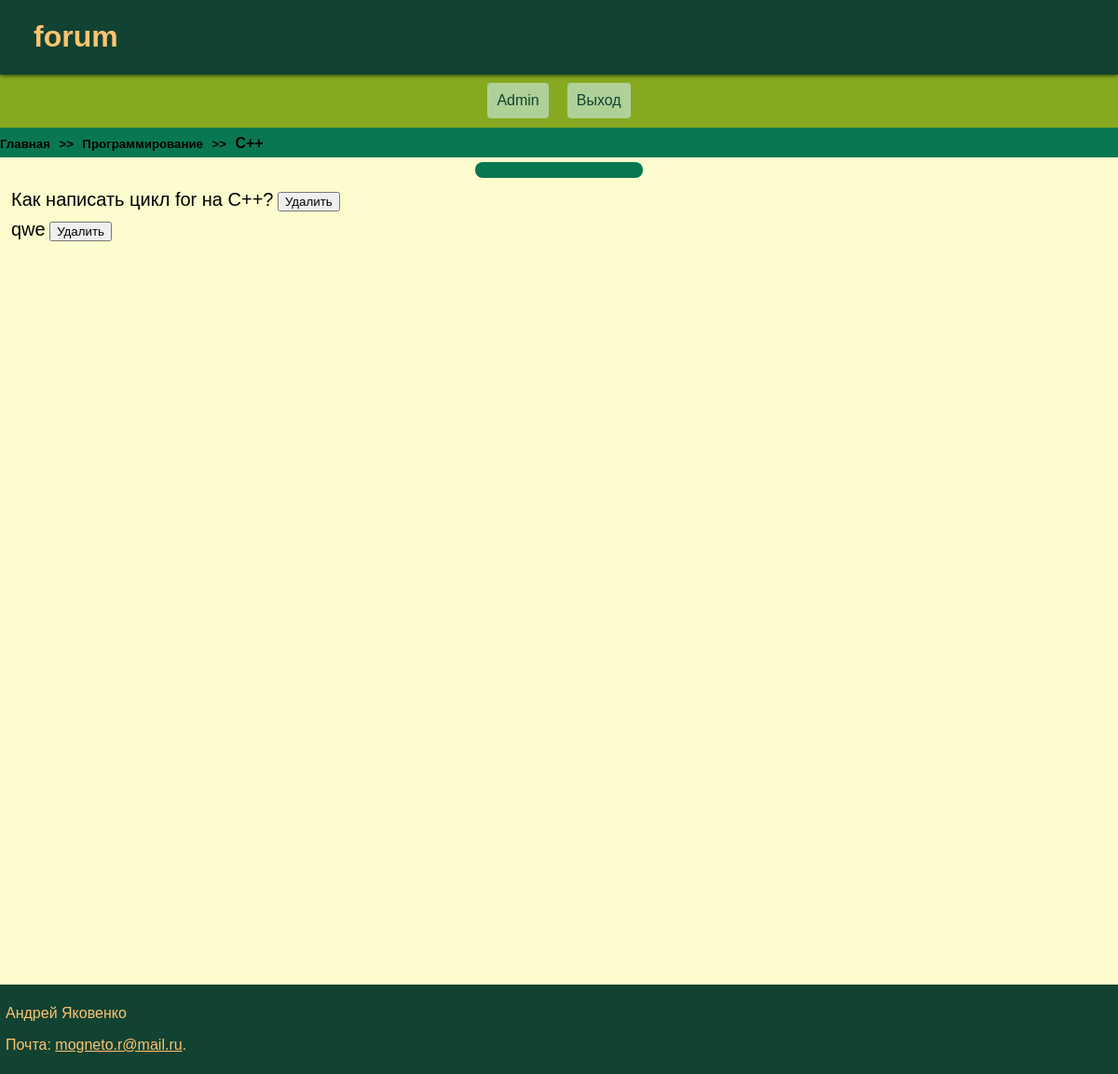
Page /topic_detail/2 (signed in) on the earlier database version.
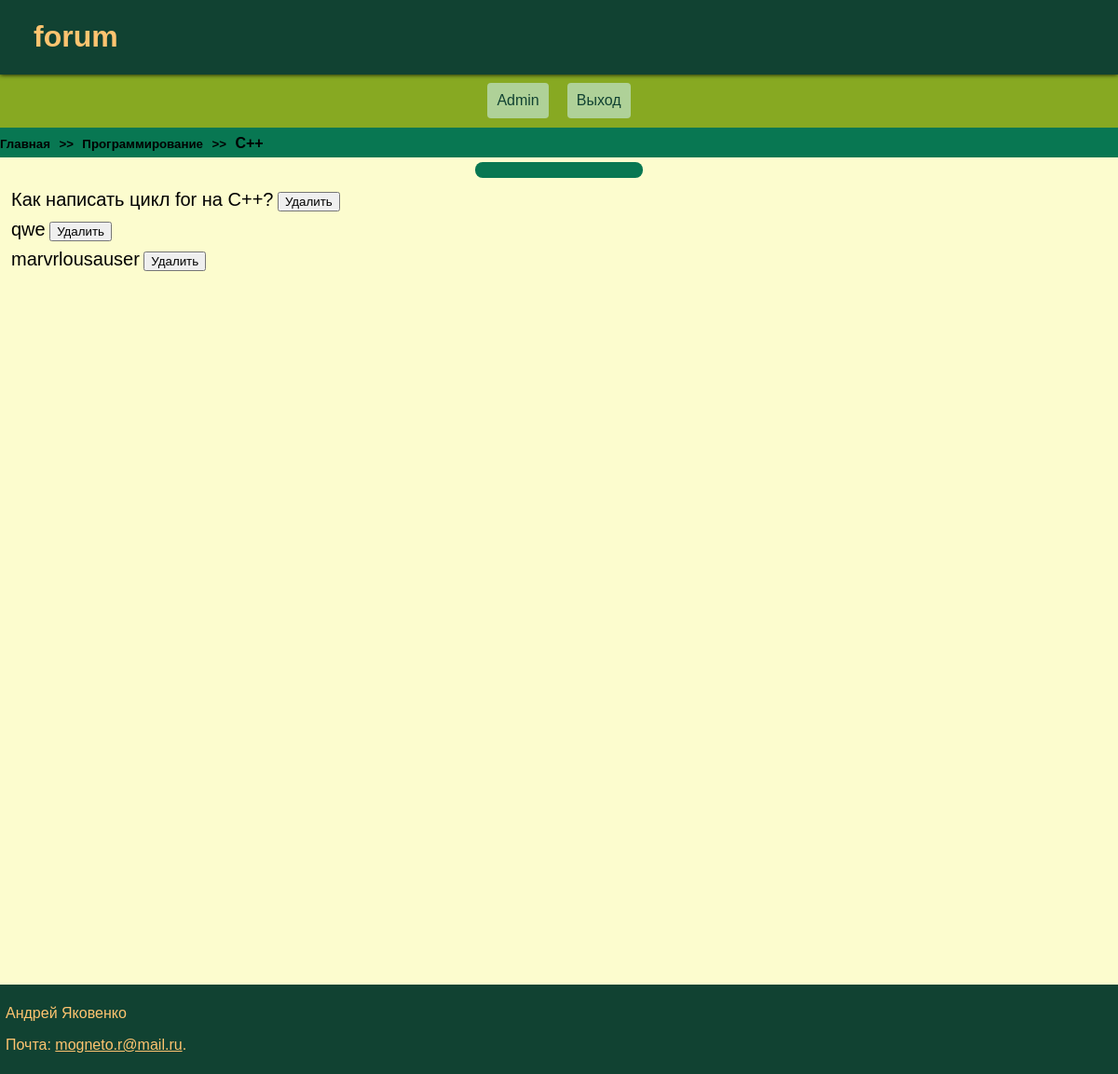
Same page on the later database version.
### forum/models.py (models this page shows, shortened)
class Chapter(models.Model):
    title = models.CharField(max_length=50)
    icon_img = models.ImageField(default=False, upload_to='for_site/')
    discription = models.CharField(max_length=500)

class Topic(models.Model):
    title = models.CharField(max_length=50)
    image = models.URLField()
    discription = models.CharField(max_length=500)
    chapter = models.ManyToManyField(Chapter)

class Chat(models.Model):
    author = models.ForeignKey(User, on_delete=models.CASCADE, blank=True)
    text_question = models.CharField(max_length=70)
    topic = models.ManyToManyField(Topic)

### forum/views.py (the view)
# urls.py: path('topic_detail/<int:pk>', TopicDetail.as_view(), name='topic_detail'),
class TopicDetail(LoginRequiredMixin, ListView):
    model = Topic
    template_name = 'card/topic_detail.html'
    def get_context_data(self, **kwargs):
        context_data = super().get_context_data(**kwargs)
        users = Profile.objects.all()
        users_admin = []
        for user in users:
            if user.admin == True:
                users_admin.append(f"{user.user}")
        topic = get_object_or_404(Topic, pk=self.kwargs['pk'])
        questions = Chat.objects.filter(topic=topic)
        search_query = self.request.GET.get('search_query', self.request.session.get('search_query', ''))
        if search_query:
            questions = questions.filter(text_question__icontains=search_query)
        chapter = topic.chapter.all()[0]
        questions_names = []
        for question in questions:
            questions_names.append(question.text_question)
        context_data['topic'] = topic
        context_data['questions'] = questions
        context_data['users_admin'] = users_admin
        context_data['chapter'] = chapter
        context_data['questions_names'] = questions_names
        context_data['search_query'] = search_query
        return context_data

### forum/templates/card/topic_detail.html (shortened to what this page needs)
{% extends "card/base.html" %}
{% block content %}
    <div class='navigation'>
        <h5><a href="{% url 'forum:main'%}">Главная</a></h5>
        <h5>>></h5>
        <h5><a href="{% url 'forum:chapter_detail' pk=chapter.pk %}">{{chapter.title}}</a></h5>
        <h5>>></h5>
        <h4>{{topic.title}}</h4>
    </div>
    <form method='get' id='search_bar' >
        <input type='text' name="search_query" id="search_input" value="{{ search_query }}">
    </form>
    <div class='conteiner_chats'>
        {% for question in questions %}
            <div class='question' id="question-{{question.pk}}">
                <a class='question_a' href="{% url 'forum:question_detail' pk=question.pk %}">{{question.text_question}}</a>
                {% if question.author == user %}
                    <button onclick="deleteQuestion({{question.pk}}{{user}}{{users_admin}})" action='delete'>Удалить</button>
                {% elif user.username in users_admin %}
                    <button onclick="deleteQuestion({{question.pk}}{{user}}{{users_admin}})" action='delete'>Удалить</button>
                {% endif %}
            </div>
        {% endfor %}
    </div>
{% endblock %}

### forum/templates/card/base.html (shortened to what this page needs)
{% load static %}
<html lang="en">
<head>
    <link rel='stylesheet' href={% static "css/base.css" %}>
</head>
<body>
    <header id='header'>
        <a id='main' href="{% url 'forum:main' %}" ><h1>forum</h1></a>
    </header>
    {% if user.is_authenticated %}
        <div id='a_div'>
            {% if user.is_superuser %}
                <a class='a_base' id='admin' href="/admin">Admin</a>
            {% endif %}
            <a class='a_base' id='logout' href="{% url 'forum:logout_view' %}">Выход</a>
        </div>
    {% else %}
        <div id='a_div'>
            <a class='a_base' id='main' href="{% url 'forum:main' %}" >Главная</a>
            {% comment %} <a class='a_base' id='login' href="{% url 'forum:login' %}">Вход</a> {% endcomment %}
            {% comment %} + <a class='a_base' href="{% url 'registration'%}">Регистрация</a> {% endcomment %}
        </div>
    {% endif %}
    {% block content %}
    {% endblock %}
    <br><br><br>
    <footer id="footer">
        <p>Андрей Яковенко</p>
        <p>Почта: <a href="mailto:mogneto.r@mail.ru">mogneto.r@mail.ru</a>.</p>
    </footer>
</body>
</html>

### forum/static/css/base.css (style rules this page uses)
body { min-height: 100vh; width: 100%; background-color: #fcfcce; margin: 0 auto; display: flex; flex-direction: column; font-family: 'Jost', sans-serif; }
#header { height: 10%; background-color: #114232; color: #FFC470; z-index: 1000; box-shadow: 0px 0px 5px black; }
#header a { text-decoration: none; }
#header a h1 { color: #FFC470; margin-left: 3%; }
#a_div { background-color: #87A922; padding: 0.7%; text-align: center; height: 40px; display: flex; align-items: center; justify-content: center; }
.a_base { text-decoration: none; color: #114232; background-color: #AFD198; transition-duration: 0.5s; transition-property: all; padding: 10px; border-radius: 4px; margin: 10px; }
.navigation { height: 4%; width: 100%; background-color:#087752; }
.navigation a { color: black; text-decoration: none; }
.navigation h5 { margin-top: 8px; margin-bottom: 0; margin-right: 5px; display: inline-block; }
.navigation h4 { margin-top: 8px; margin-bottom: 0; display: inline-block; }
.conteiner_chats { margin-top: 1%; height: 100%; width: 100%; }
#search_bar { width: 15%; left: 0; right: 0; margin: 0 auto; margin-top: 5px; }
#search_input { width: 100%; text-align: center; background-color: #087752; border: none; border-radius: 8px; }
.question { height: 4%; width: 100%; }
.question_a { height: 20px; text-decoration: none; color: black; font-size: 20px; margin-top: 2%; margin-left: 1%; }
#footer { padding: 0.5%; margin-top: auto; background-color: #114232; color: #FFC470; }
#footer a { color: #FFC470; }

Differences in the rows shown:
added Chat: text_question "marvrlousauser"
